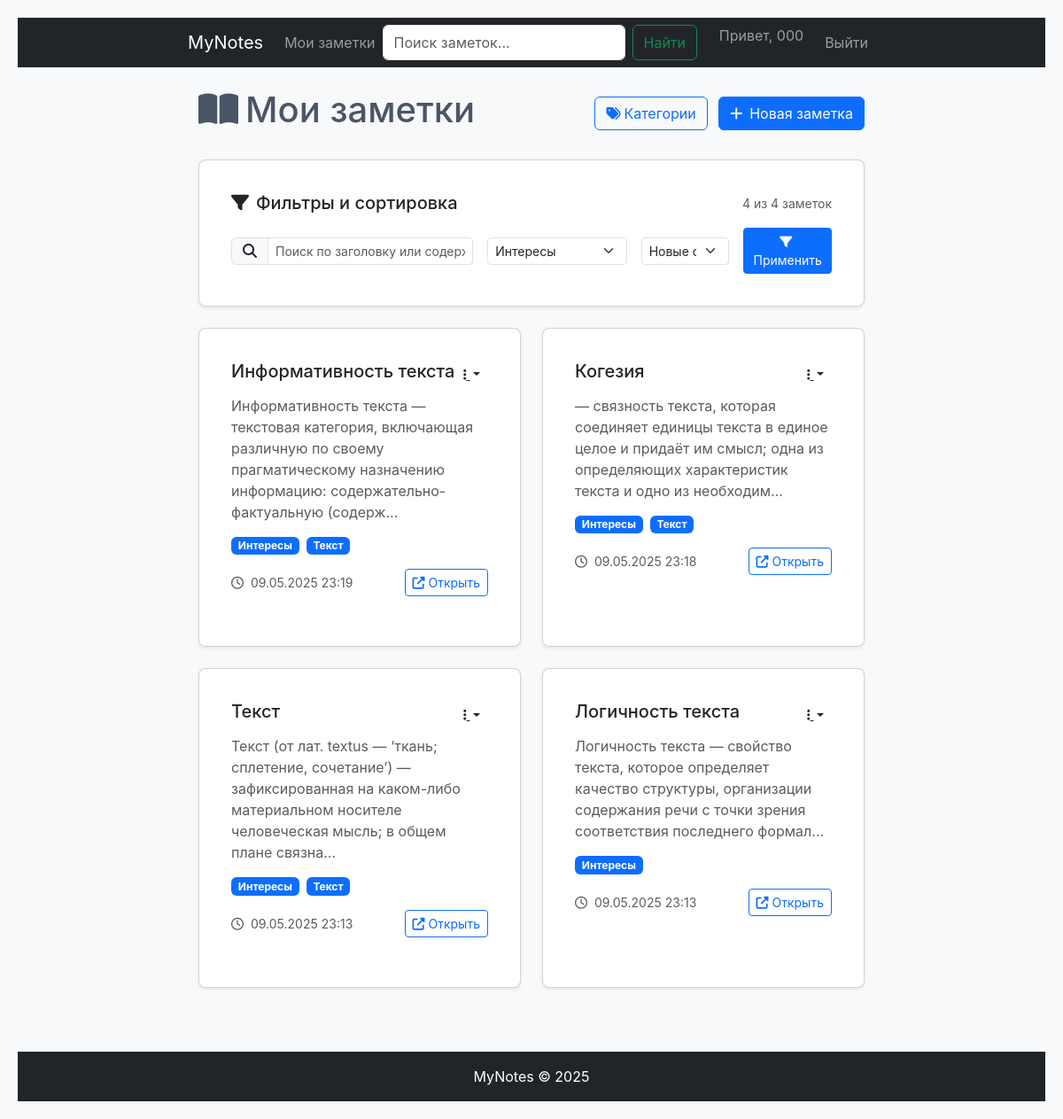
/notes/notes/?category=3 (signed in), run on the app's committed database.
### notes/models.py (models this page shows, shortened)
class CustomUser(AbstractUser):
    pass

class Note(models.Model):
    title = models.CharField(max_length=200, verbose_name="Заголовок")
    content = models.TextField(verbose_name="Содержание")
    categories = models.ManyToManyField(Category, blank=True, verbose_name="Категории")
    owner = models.ForeignKey('CustomUser', on_delete=models.CASCADE, verbose_name="Владелец")
    created_at = models.DateTimeField(auto_now_add=True)
    updated_at = models.DateTimeField(auto_now=True)
    class Meta:
        verbose_name = "Заметка"
        verbose_name_plural = "Заметки"
        ordering = ['-updated_at']

class Category(models.Model):
    name = models.CharField(max_length=100, verbose_name="Название категории")
    owner = models.ForeignKey('CustomUser', on_delete=models.CASCADE, verbose_name="Владелец")
    created_at = models.DateTimeField(auto_now_add=True)
    class Meta:
        verbose_name = "Категория"
        verbose_name_plural = "Категории"
        ordering = ['name']

### notes/views.py (the view)
# urls.py: path('notes/', views.NoteListView.as_view(), name='note_list'),
class NoteListView(LoginRequiredMixin, ListView):
    model = Note
    template_name = 'notes/note_list.html'
    context_object_name = 'notes'
    paginate_by = 10
    def get_queryset(self):
        queryset = super().get_queryset().filter(owner=self.request.user)
        category_id = self.request.GET.get('category')
        if category_id:
            queryset = queryset.filter(categories__id=category_id)
        search_query = self.request.GET.get('q')
        if search_query:
            queryset = queryset.filter(
                Q(title__icontains=search_query) |
                Q(content__icontains=search_query))
        sort = self.request.GET.get('sort', '-updated_at')
        return queryset.order_by(sort)
    def get_context_data(self, **kwargs):
        context = super().get_context_data(**kwargs)
        context['categories'] = Category.objects.filter(owner=self.request.user)
        return context

### templates/notes/note_list.html (shortened to what this page needs)
{% extends "base.html" %}
{% load static %}
{% block content %}
<div class="container mt-4">
    <div class="d-flex justify-content-between align-items-center mb-4">
        <h1><i class="fas fa-book-open me-2"></i>Мои заметки</h1>
        <div>
            <button class="btn btn-outline-primary me-2" data-bs-toggle="modal" data-bs-target="#categoryModal">
                <i class="fas fa-tags me-1"></i>Категории
            </button>
            <a href="{% url 'notes:note_create' %}" class="btn btn-primary">
                <i class="fas fa-plus me-2"></i>Новая заметка
            </a>
        </div>
    </div>
    <div class="card mb-4 shadow-sm">
        <div class="card-body p-3">
            <div class="d-flex justify-content-between align-items-center mb-3">
                <h5 class="mb-0"><i class="fas fa-filter me-2"></i>Фильтры и сортировка</h5>
                <small class="text-muted">{{ object_list|length }} из {{ paginator.count }} заметок</small>
            </div>
            <form method="get" class="row g-3 align-items-center">
                <div class="col-md-5">
                    <div class="input-group">
                        <span class="input-group-text"><i class="fas fa-search"></i></span>
                        <input type="text" name="q" class="form-control form-control-sm"
                               placeholder="Поиск по заголовку или содержимому..." value="{{ request.GET.q }}">
                    </div>
                </div>
                <div class="col-md-3">
                    <select name="category" class="form-select form-select-sm">
                        {% for cat in categories %}
                        <option value="{{ cat.id }}" {% if request.GET.category == cat.id|stringformat:"s" %}selected{% endif %}>
                            {{ cat.name }}
                        </option>
                        {% endfor %}
                    </select>
                </div>
                <div class="col-md-2">
                    <select name="sort" class="form-select form-select-sm">
                        <option value="-updated_at" {% if request.GET.sort == "-updated_at" %}selected{% endif %}>Новые сначала</option>
                    </select>
                </div>
                <div class="col-md-2">
                    <button type="submit" class="btn btn-sm btn-primary w-100">
                        <i class="fas fa-filter me-1"></i>Применить
                    </button>
                </div>
            </form>
        </div>
    </div>
    <div class="row">
        {% for note in object_list %}
        <div class="col-md-6 mb-4">
            <div class="card h-100 shadow-sm note-card">
                <div class="card-body">
                    <div class="d-flex justify-content-between">
                        <h5 class="card-title mb-1">
                            <a href="{% url 'notes:note_detail' note.pk %}" class="text-decoration-none text-dark">
                                {{ note.title }}
                            </a>
                        </h5>
                        <div class="dropdown">
                            <button class="btn btn-sm btn-link text-dark dropdown-toggle"
                                    type="button" data-bs-toggle="dropdown" aria-expanded="false">
                                <i class="fas fa-ellipsis-v"></i>
                            </button>
                        </div>
                    </div>
                    <p class="card-text text-muted mt-2 mb-3">{{ note.content|truncatechars:150 }}</p>
                    <div class="d-flex flex-wrap gap-2 mb-3">
                        {% for cat in note.categories.all %}
                        <a href="?category={{ cat.id }}" class="badge bg-primary text-decoration-none">
                            {{ cat.name }}
                        </a>
                        {% endfor %}
                    </div>
                    <div class="d-flex justify-content-between align-items-center">
                        <small class="text-muted">
                            <i class="far fa-clock me-1"></i>
                            {{ note.updated_at|date:"d.m.Y H:i" }}
                        </small>
                        <a href="{% url 'notes:note_detail' note.pk %}" class="btn btn-sm btn-outline-primary">
                            <i class="fas fa-external-link-alt me-1"></i>Открыть
                        </a>
                    </div>
                </div>
            </div>
        </div>
        {% endfor %}
    </div>
</div>
{% endblock %}

### templates/includes/navbar.html (shortened to what this page needs)
<nav class="navbar navbar-expand-lg navbar-dark bg-dark">
    <div class="container">
        <a class="navbar-brand" href="{% url 'notes:welcome' %}">MyNotes</a>
        <div class="collapse navbar-collapse" id="navbarNav">
            <ul class="navbar-nav me-auto">
                <li class="nav-item">
                    <a class="nav-link" href="{% url 'notes:note_list' %}">Мои заметки</a>
                </li>
                <form class="d-flex me-auto" method="get" action="{% url 'notes:note_list' %}">
                    <input class="form-control me-2" type="search" name="q"
                           placeholder="Поиск заметок..." aria-label="Search"
                           value="{{ request.GET.q }}">
                    <button class="btn btn-outline-success" type="submit">Найти</button>
                </form>
            </ul>
            <ul class="navbar-nav">
                {% if user.is_authenticated %}
                <li class="nav-item">
                    <span class="navbar-text me-3">Привет, {{ user.username }}</span>
                </li>
                <li class="nav-item">
                    <form action="{% url 'logout' %}" method="post">
                        <button type="submit" class="btn btn-link nav-link">Выйти</button>
                    </form>
                </li>
                {% endif %}
            </ul>
        </div>
    </div>
</nav>

### static/css/styles.css (style rules this page uses)
:root { --primary-color: #3498db; --primary-hover: #2980b9; --success-color: #2ecc71; --error-color: #e74c3c; --error-hover: #c0392b; --text-dark: #2c3e50; --text-medium: #4a5568; --text-light: #7f8c8d; --border-color: #e0e0e0; --bg-light: #f8f9fa; --white: #ffffff; --shadow-sm: 0 2px 5px rgba(0,0,0,0.1); --shadow-md: 0 2px 10px rgba(0,0,0,0.1); }
body { font-family: 'Inter', sans-serif; margin: 0; padding: 20px; background-color: var(--bg-light); color: var(--text-medium); }
.container { max-width: 800px; margin: 0 auto; }
.card { background: var(--white); border-radius: 8px; padding: 20px; box-shadow: var(--shadow-sm); margin-bottom: 20px; }

### data on the page
CustomUser: username "000"
Note: title "Информативность текста", content "Информативность текста — текстовая категория, включающая различную по своему прагматическому назначению информацию: содержательно-фактуальную (содерж…", updated_at "09.05.2025 23:19"
Category: name "Интересы"
Category: name "Текст"
Note: title "Когезия", content "— связность текста, которая соединяет единицы текста в единое целое и придаёт им смысл; одна из определяющих характеристик текста и одно из необходим…", updated_at "09.05.2025 23:18"
Note: title "Текст", content "Текст (от лат. textus — ‘ткань; сплетение, сочетание’) — зафиксированная на каком-либо материальном носителе человеческая мысль; в общем плане связна…", updated_at "09.05.2025 23:13"
Note: title "Логичность текста", content "Логичность текста — свойство текста, которое определяет качество структуры, организации содержания речи с точки зрения соответствия последнего формал…", updated_at "09.05.2025 23:13"

### other printed values
{{ object_list|length }} "4"
{{ paginator.count }} "4"
form field category "Интересы"
